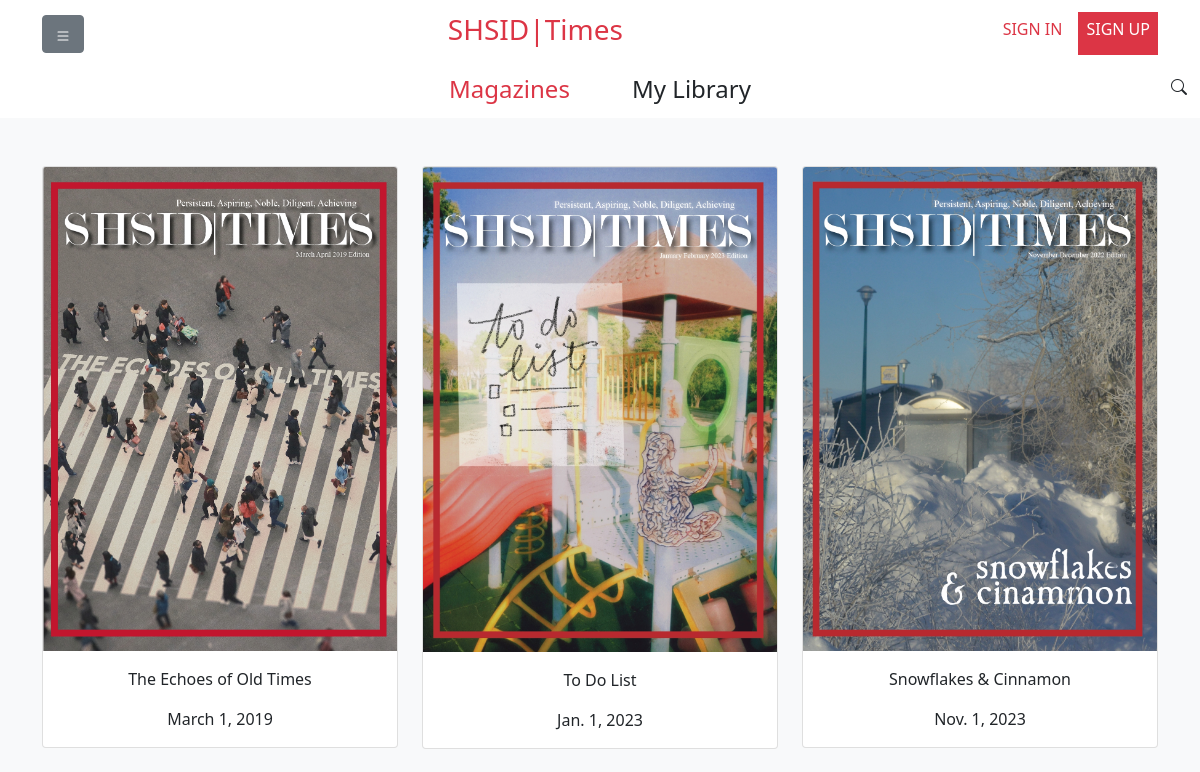
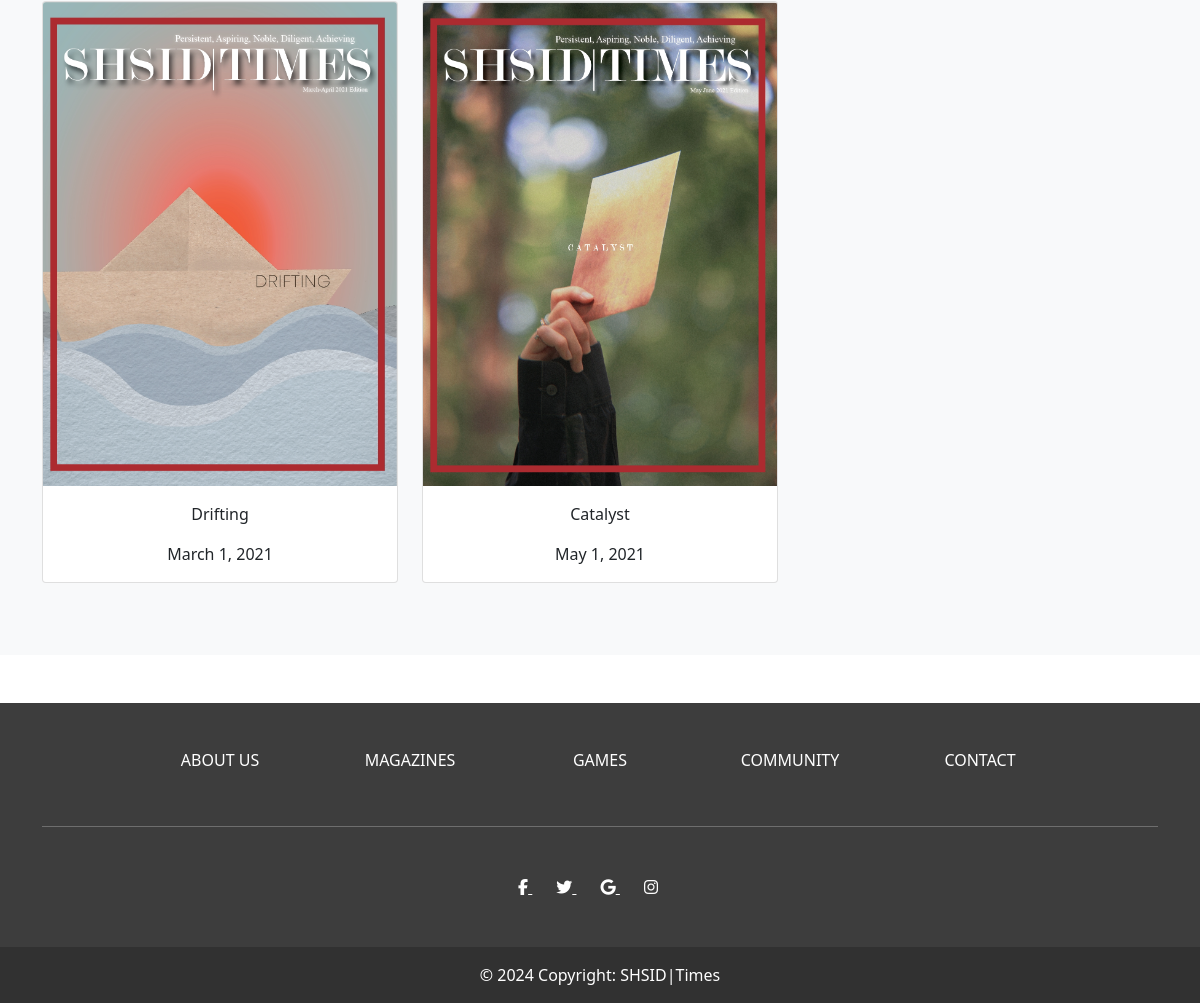
/magazine/, run on the app's committed database (2 pictures, top to bottom).
### magazines/models.py (models this page shows, shortened)
class Magazine(models.Model):
    title = models.CharField(max_length=100)
    theme = models.CharField(max_length=100, null=True)
    cover = models.ImageField(upload_to='cover/', null=True, blank=True)
    upload_date = models.DateTimeField(null=True)
    document = models.FileField(upload_to='library/')
    img1 = models.ImageField(upload_to="highlight/")
    img2 = models.ImageField(upload_to="highlight/")
    img3 = models.ImageField(upload_to="highlight/")
    t1 = models.CharField(max_length=300, null=True)
    t2 = models.CharField(max_length=300, null=True)
    t3 = models.CharField(max_length=300, null=True)

### magazines/views.py (the view)
# urls.py: path('', views.library, name='library'),
def library(request):
    assert isinstance(request, HttpRequest)
    magazines = Magazine.objects.all()
    return render(
        request,
        'library.html',
        {
            "title": "Library",
            "magazines": magazines,
        }
    )

### templates/library.html (shortened to what this page needs)
{% extends "home_layout.html" %}
{% block header %}
    <link href="{% static 'content/user_lib.css' %}" rel="stylesheet" />
{% endblock %}
{% block content2 %}
    <div class="album py-5 bg-light">
        <div class="container">
          <div class="row">
              {% for magazine in magazines %}
                  <a class="col-md-4 text-decoration-none text-dark" href="{% url 'magazine' magazine.id %}">
                      <div class="card mb-4 box-shadow">
                        <img class="card-img-top" style="width: 100%; display: block;" src="/media/{{ magazine.cover }}" data-holder-rendered="true">
                        <div class="card-body">
                          <p class="card-text text-center">{{ magazine.title}}</p>
                            <p class="card-text text-center">{{ magazine.upload_date.date}}</p>
                        </div>
                      </div>
                    </a>
              {% endfor %}
          </div>
        </div>
      </div>
{% endblock %}

### data on the page
Magazine: cover (picture), title "The Echoes of Old Times", upload_date "March 1, 2019"
Magazine: cover (picture), title "To Do List", upload_date "Jan. 1, 2023"
Magazine: cover (picture), title "Snowflakes & Cinnamon", upload_date "Nov. 1, 2023"
Magazine: cover (picture), title "Drifting", upload_date "March 1, 2021"
Magazine: cover (picture), title "Catalyst", upload_date "May 1, 2021"
